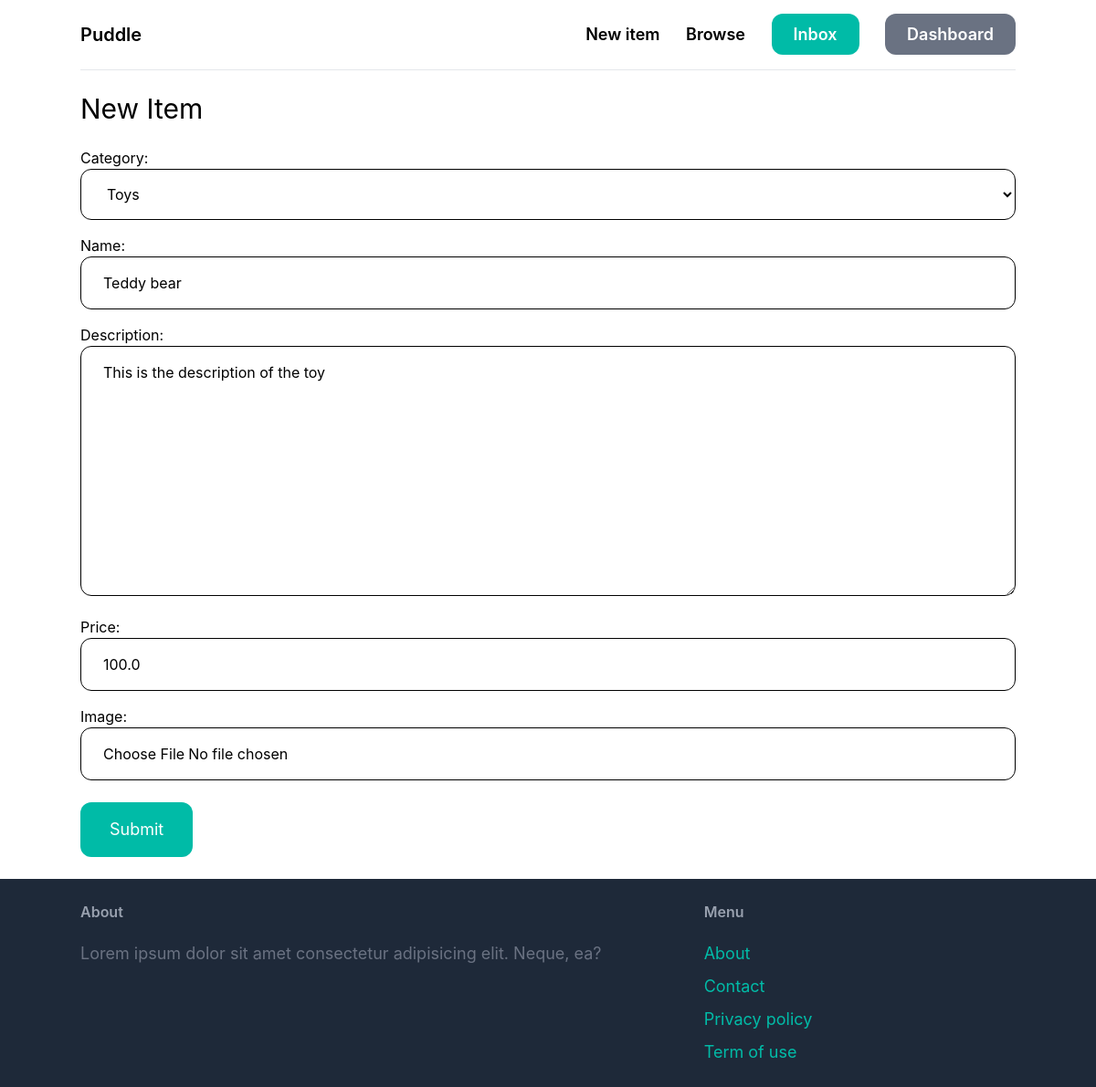
The page /Edit/1/ (signed in) on the database its author committed.
### core/models.py (models this page shows, shortened)
class Item(models.Model):
    category = models.ForeignKey(Category, related_name='items', on_delete=models.CASCADE)
    name = models.CharField(max_length=100)
    description = models.TextField(blank=True, null=True)
    price = models.FloatField()
    image = models.ImageField(upload_to='items_images', blank=True, null=True)
    is_sold = models.BooleanField(default=False)
    created_by = models.ForeignKey(User, related_name='items', on_delete=models.CASCADE)
    created_at = models.DateTimeField(auto_now_add=True)

class Category(models.Model):
    name = models.CharField(max_length=100)
    class Meta:
        ordering = ('name',)
        verbose_name_plural = 'Categories'
    def __str__(self):
        return self.name

### core/views.py (the view)
# urls.py: path('Edit/<int:pk>/', views.editItems, name='edit-item'),
@login_required
def editItems(request, pk):
    item = Item.objects.get(id=pk)
    form = NewItem(instance=item)
    if request.method =='POST':
        form = NewItem(request.POST, request.FILES, instance=item)
        if form.is_valid():
            form.save()
            return redirect('detail',pk=item.id )
    context ={
         "item":item,
         "form":form
     }
    return render(request, 'core/item_form.html', context)

### core/forms.py
class NewItem(forms.ModelForm):
    class Meta:
        model = Item
        fields = ('category','name','description','price','image')
        widgets = {
            'category' : forms.Select(attrs={
                'class' : INPUT_CLASSESs
            }),
            'name' : forms.TextInput(attrs={
                'class' : INPUT_CLASSESs
            }),
            'description' : forms.Textarea(attrs={
                'class' : INPUT_CLASSESs
            }),
            'price' : forms.TextInput(attrs={
                'class' : INPUT_CLASSESs
            }),
            'image' : forms.FileInput(attrs={
                'class' : INPUT_CLASSESs
            })
        }

### templates/core/item_form.html (shortened to what this page needs)
{% extends 'base.html' %}
{% block content %}
    <h1 class="mb-6 text-3xl">New Item</h1>
    <form method="POST" enctype="multipart/form-data">
        <div class="space-y-4">
            {{ form.as_p }}
        </div>
        <button class="mt-6 py-4 px-8 text-lg bg-teal-500 hover:bg-teal-700 rounded-xl text-white">Submit</button>
    </form>
{% endblock content %}

### rows shown on the page
Item: category "Toys", description "This is the description of the toy", price "100.0"
Category: name "Teddy bear"
